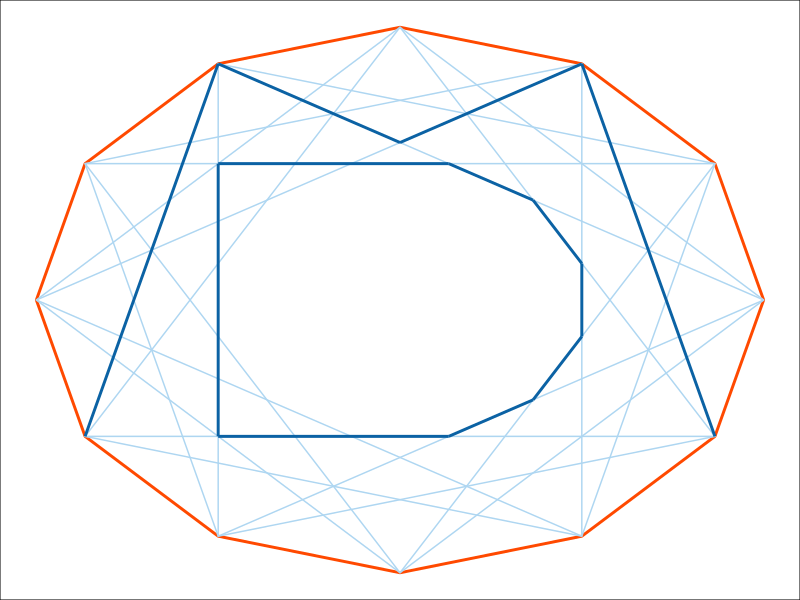
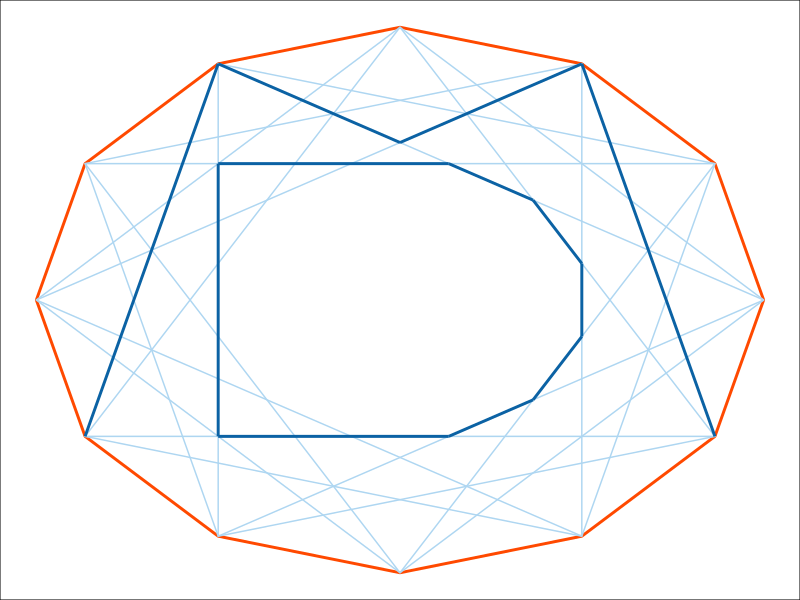

Reproduce these figures in R, in order.
library(tidyverse)
circol = '#ff4900'
bkg = 'white'
mjcol = '#aed6f1'
micol = '#aed6f1'
polygon = data.frame(x = cospi(seq(0,330,length.out = 12)/180),
                     y = sinpi(seq(0,330,length.out = 12)/180))
d = ggplot(polygon,aes(x,y)) + geom_polygon(fill=NA,color=circol,size=1) +
  theme_void() + theme(panel.background = element_rect(fill=bkg))
d = d + geom_polygon(data=polygon[c(1,4,7,10),],fill=NA,color=mjcol) +
  geom_polygon(data=polygon[c(2,5,8,11),],fill=NA,color=mjcol) +
  geom_polygon(data=polygon[c(3,6,9,12),],fill=NA,color=mjcol) +
  geom_polygon(data=polygon[c(1,5,9),],fill=NA,color=micol) +
  geom_polygon(data=polygon[c(2,6,10),],fill=NA,color=micol) +
  geom_polygon(data=polygon[c(3,7,11),],fill=NA,color=micol) +
  geom_polygon(data=polygon[c(4,8,12),],fill=NA,color=micol) 
## M
mcol = '#0B62a4'
mw = 1
m = (polygon[1,2] - polygon[5,2])/(polygon[1,1]-polygon[5,1])
yend = - m
d = d + geom_path(data=polygon[c(12,3),],color=mcol,size=mw) +
  geom_path(data=polygon[c(8,5),],color=mcol,size=mw) +
  geom_path(data=rbind(polygon[5,],c(0,yend)),color=mcol,size=mw) + 
  geom_path(data=rbind(polygon[3,],c(0,yend)),color=mcol,size=mw)

## D
dcol = '#0B62a4'
dw = 1
v1 = .5/m+1 # x-coordinate
v2x = (1+m) / (m-1/m)
v3y = .5/m + 1
d + geom_path(data=data.frame(x=c(-.5,-.5),y=c(-.5,.5)),colour=dcol,size=dw) +
  geom_path(data=data.frame(x=c(-.5,v1),y=c(.5,.5)),color=dcol,size=dw) +
  geom_path(data=data.frame(x=c(-.5,v1),y=c(-.5,-.5)),color=dcol,size=dw) +
  geom_path(data=data.frame(x=c(v1,v2x),y=c(.5,v2x)),color=dcol,size=dw) +
  geom_path(data=data.frame(x=c(v1,v2x),y=c(-.5,-v2x)),color=dcol,size=dw) + 
  geom_path(data=data.frame(x=c(v2x,.5),y=c(v2x,v3y)),color=dcol,size=dw) +
  geom_path(data=data.frame(x=c(v2x,.5),y=c(-v2x,-v3y)),color=dcol,size=dw) +
  geom_path(data=data.frame(x=c(.5,.5),y=c(v3y,-v3y)),color=dcol,size=dw)

ggsave(file='../assets/icons/icon@3x.png',width=576/300,height=576/300)

## Now, you need to rescale this into 
## icon@2x.png 384x384
## icon.png	192x192
## icon@0,75x.png	144x144
## icon@0,5x.png	96x96
## icon@0,25x.png	48x48
## and favicon.ico (32x32) using some website